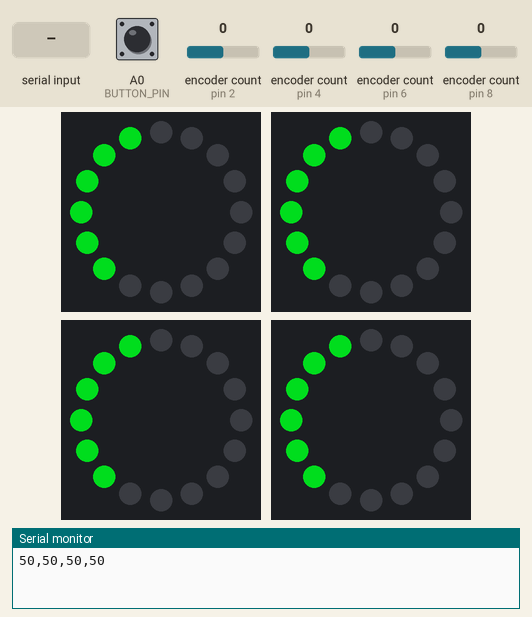
Bench run of a sketch on a simulated Arduino Uno, built with avr-gcc and run on an emulated ATmega328P. Shown: 4 × 16 RGB LEDs in a ring, first at the top, clockwise, the last lines printed to the serial monitor. The inputs (shaded band) are chosen by the test bench; at power-on: encoder count (sensors on pin 2, pin 4, pin 6, pin 8) 0, A0 (BUTTON_PIN) HIGH. Dim RGB values are drawn brighter than linear; the strip is taken to match the declared colour order.

Above: at 1.2 s.
1.3 s: "90,45\n" received over Serial
At 2.2 s:
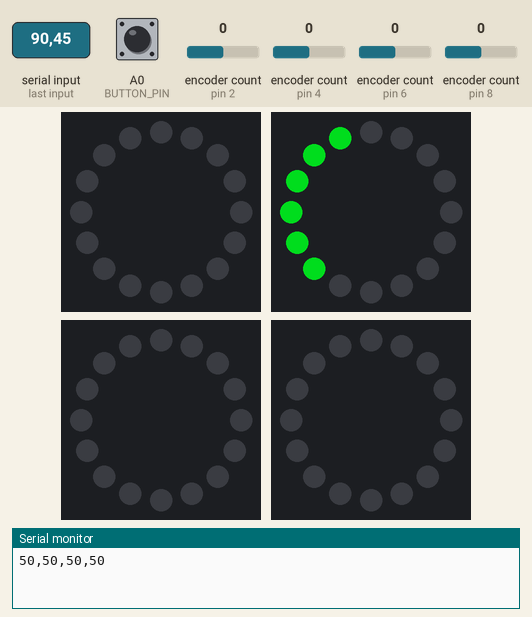
2.8 s: "5\n" received over Serial
At 3.4 s:
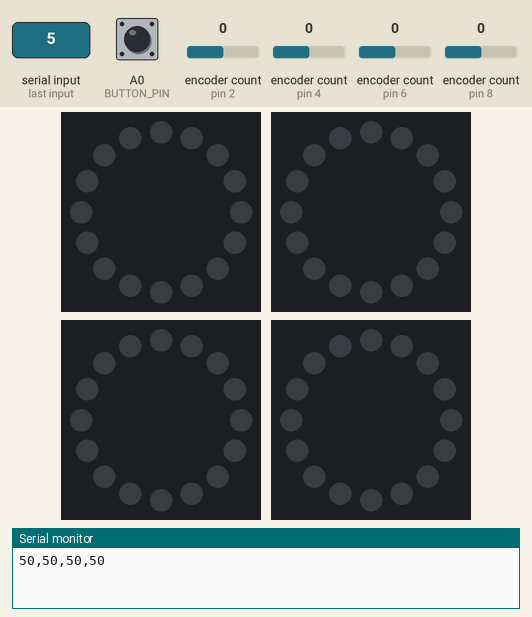
4.3 s: encoder count (sensor on pin 2) set to 1
At 5.5 s:
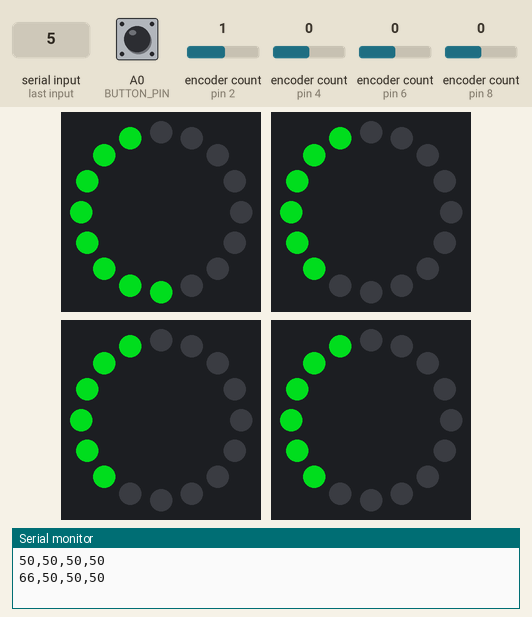
5.8 s: encoder count (sensor on pin 4) set to 1
At 6.9 s:
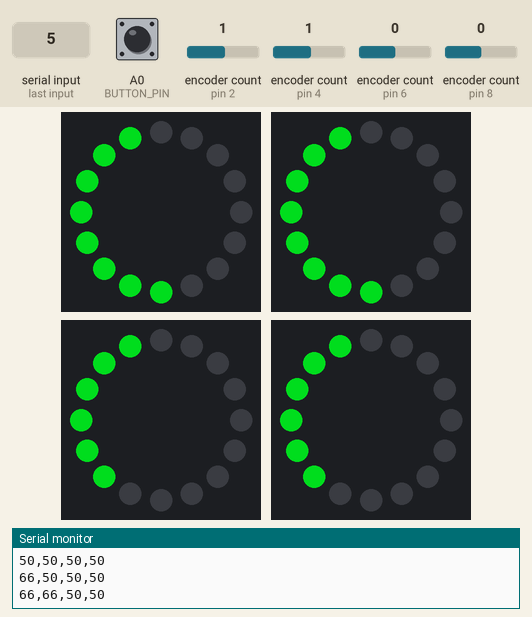
7.3 s: encoder count (sensor on pin 6) set to 1
At 8.0 s:
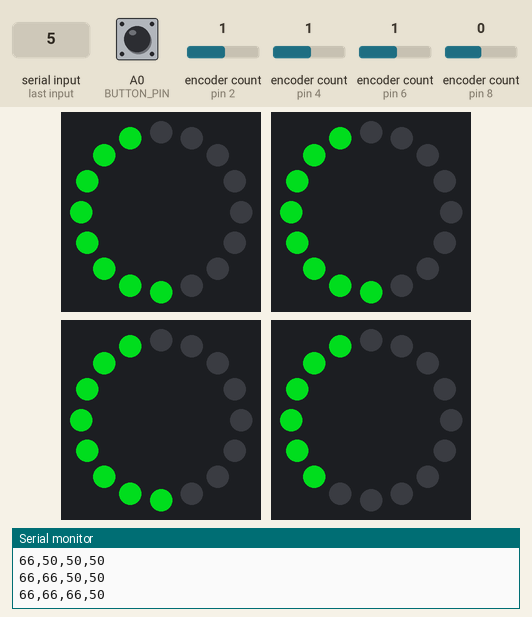
8.8 s: encoder count (sensor on pin 8) set to 1
At 9.1 s:
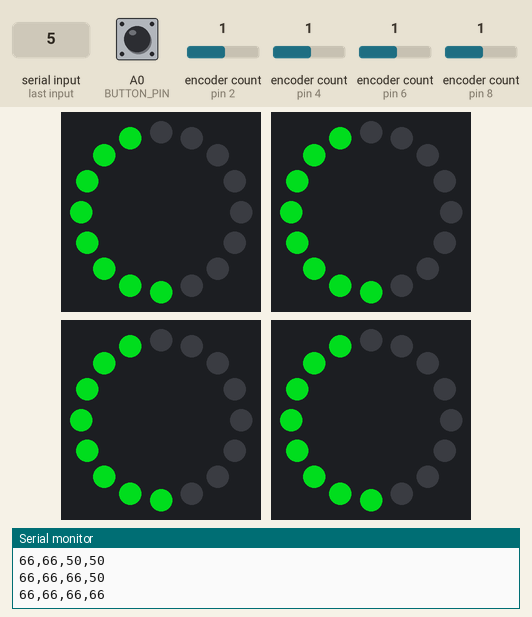
Timing chart, 0 to 11.3 s (numbered marks = the images above; inputs shaded):
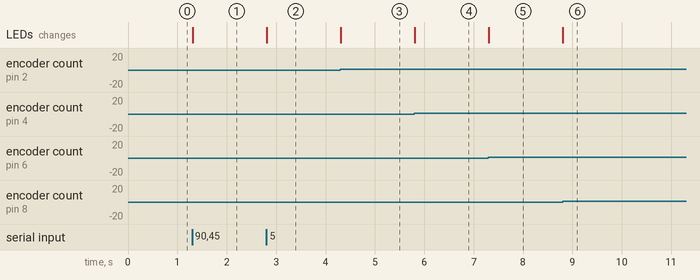

The sketch:

audiointeractive_arduino.ino
```cpp
// BRAINY BODIES AUDIO INTERACTIVE
// Oliver Norred, 2024
// olivernorred@gmail.com

#include <Adafruit_NeoPixel.h>
#include <Encoder.h>

#define NUM_PIXELS 16      // Number of LEDs in the ring
#define DELAY_TIME 10
#define NUM_COLORS 12

#define BUTTON_PIN A0

const long maxDetent = 24; // Controls how fast the encoder reaches max volume
const long midDetent = maxDetent/2;

// NeoPixel rings are connected to pins 10, 11, 12, and 13 (from left to right on the interactive)
Adafruit_NeoPixel rings[] =
{
  Adafruit_NeoPixel(NUM_PIXELS, 10, NEO_RGBW + NEO_KHZ800),
  Adafruit_NeoPixel(NUM_PIXELS, 11, NEO_RGBW + NEO_KHZ800),
  Adafruit_NeoPixel(NUM_PIXELS, 12, NEO_RGBW + NEO_KHZ800),
  Adafruit_NeoPixel(NUM_PIXELS, 13, NEO_RGBW + NEO_KHZ800)
};

// The optical encoders for the knobs require two pin connections
Encoder encoder1(2, 3);
Encoder encoder2(4, 5);
Encoder encoder3(6, 7);
Encoder encoder4(8, 9);

long position1 = -999;
long position2 = -999;
long position3 = -999;
long position4 = -999;

// set volumes to 50%
long volumes[] = {maxDetent/2, maxDetent/2, maxDetent/2, maxDetent/2};

void setup() {
  Serial.begin(115200);
  for(int i=0; i<4; i++){
    rings[i].begin();
    rings[i].show();   // Initialize all pixels to 'off'
  }

  while (!Serial) {
    ; // Wait for the serial port to connect (necessary for native USB devices)
  }
  // initial update in setup()
  updateLEDRings();
  // initialize "Start" button
  pinMode(BUTTON_PIN, INPUT_PULLUP);
}

void loop() {
  // Reading serial for when testing (there is no data being sent from the pi to the arduino in the final interactive, so this code block should not run).
  if (Serial.available() > 0) {
    String input = Serial.readStringUntil('\n');
    parseVolumes(input);
    // Clear any remaining data from the buffer until newline
    while (Serial.available() && Serial.read() != '\n') {}
    updateLEDRings();
  }

  // This is used in the final interactive
  readEncoders();
}

void updateLEDRings() {
  for(int i=0; i < 4; i++) {
    int inputPixel = ceil(map(volumes[i], 0, maxDetent, 0, 12));
    if (inputPixel >= 0 && inputPixel < NUM_PIXELS) {   // Check if number is within 0-15
      for (int p=0; p <= inputPixel; p++) {
        rings[i].setPixelColor(15-p, rings[i].Color(0, 150, 20, 0));  // Set specified pixel to red (GRB format)
      }
      for (int p=inputPixel; p <= 15; p++) {
        rings[i].setPixelColor(15-p, rings[i].Color(0, 0, 0, 0));  // Set specified pixel to 0ff
      }
      rings[i].show();                          // Display the updated pixels
    }
  }
}

// Function to parse and set volumes from serial input
// (this code block should not run in the final interactive because the pi does not send data to the arduino, but it was useful for testing)
void parseVolumes(String input) {
  int idx = 0;
  int start = 0;
  for (int i = 0; i < 4; i++) {
    idx = input.indexOf(',', start);
    if (idx == -1) idx = input.length();  // If no comma, take the rest of the string
    volumes[i] = input.substring(start, idx).toFloat();
    start = idx + 1;
  }
}

// This method does pretty much everything, including calling updateLEDRings()
void readEncoders() {
  // Read the current position of each encoder (initializes at 0)
  // .read() is a method of the Encoder library.
  long newPosition1 = encoder1.read();
  long newPosition2 = encoder2.read();
  long newPosition3 = encoder3.read();
  long newPosition4 = encoder4.read();

  // Constrain all positions between -midDetent and +midDetent (because the volume starts at 50%, so from the start it should be allowed to go up half of the max value or down half of the max value)
  if (newPosition1 < -midDetent) { newPosition1 = -midDetent; encoder1.write(-midDetent); }
  if (newPosition1 >  midDetent) { newPosition1 =  midDetent; encoder1.write( midDetent); }

  if (newPosition2 < -midDetent) { newPosition2 = -midDetent; encoder2.write(-midDetent); }
  if (newPosition2 >  midDetent) { newPosition2 =  midDetent; encoder2.write( midDetent); }

  if (newPosition3 < -midDetent) { newPosition3 = -midDetent; encoder3.write(-midDetent); }
  if (newPosition3 >  midDetent) { newPosition3 =  midDetent; encoder3.write( midDetent); }

  if (newPosition4 < -midDetent) { newPosition4 = -midDetent; encoder4.write(-midDetent); }
  if (newPosition4 >  midDetent) { newPosition4 =  midDetent; encoder4.write( midDetent); }

  // Check if any encoder position has changed
  if (newPosition1 != position1 || newPosition2 != position2 ||
      newPosition3 != position3 || newPosition4 != position4) {

    // Set volumes to position vals (range 0 to maxDetent)
    volumes[0] = map(newPosition1, -midDetent, midDetent, 0, maxDetent);
    volumes[1] = map(newPosition2, -midDetent, midDetent, 0, maxDetent);
    volumes[2] = map(newPosition3, -midDetent, midDetent, 0, maxDetent);
    volumes[3] = map(newPosition4, -midDetent, midDetent, 0, maxDetent);

    updateLEDRings();

    // Print the positions in the format "50,50,50,50" (or whatever it is in range 0 to 100)
    // This may be a point of confusion when testing, because the serial message sends an encoder value of `0` as `50`
    // That is to say, the python script on the raspberry pi reads 50 when the arduino reads an encoder value of 0.
    Serial.print(map(newPosition1, -midDetent, midDetent, 0, 100));
    Serial.print(",");
    Serial.print(map(newPosition2, -midDetent, midDetent, 0, 100));
    Serial.print(",");
    Serial.print(map(newPosition3, -midDetent, midDetent, 0, 100));
    Serial.print(",");
    Serial.println(map(newPosition4, -midDetent, midDetent, 0, 100));

    // Update the stored positions
    position1 = newPosition1;
    position2 = newPosition2;
    position3 = newPosition3;
    position4 = newPosition4;
  }

  // Reset all encoder positions to zero (their starting position, half-volume) if a character is received via Serial
  // OR if the button is pressed
  if (Serial.available() || digitalRead(BUTTON_PIN) == LOW) {
    Serial.read();
    encoder1.write(0);
    encoder2.write(0);
    encoder3.write(0);
    encoder4.write(0);
  }
}
```

Measured:
- after the input at 1.3 s, the LEDs: change at once (image 1)
- after the input at 2.8 s, the LEDs: change at once (image 2)
- after the input at 4.3 s, the LEDs: change at once (image 3)
- after the input at 5.8 s, the LEDs: change at once (image 4)
- after the input at 7.3 s, the LEDs: change at once (image 5)
- after the input at 8.8 s, the LEDs: change at once (image 6)
